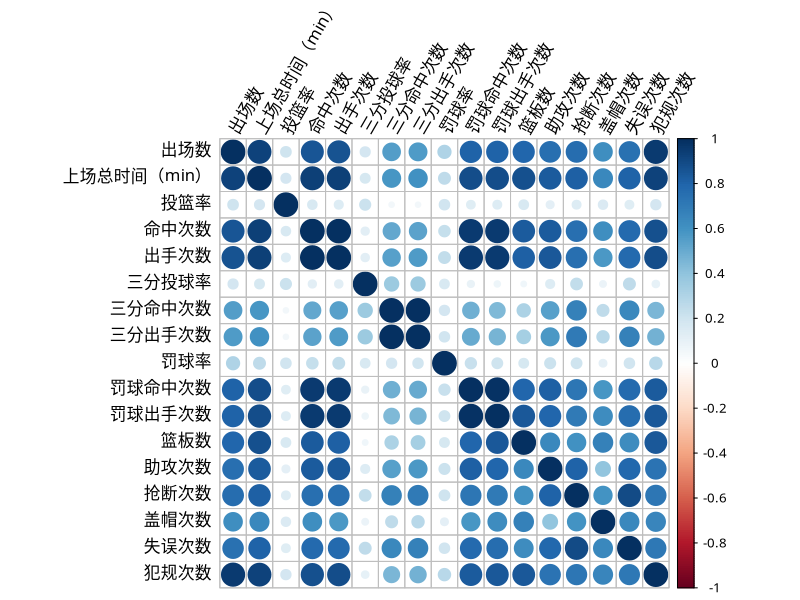
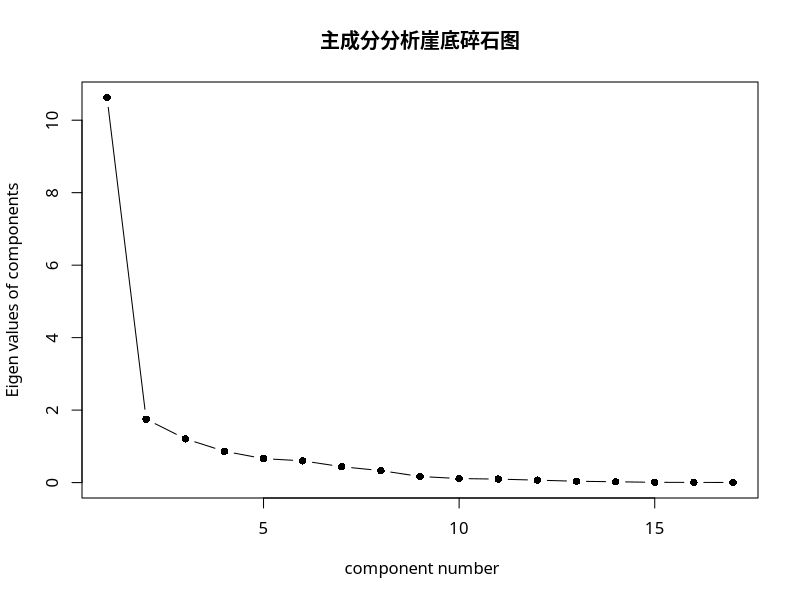
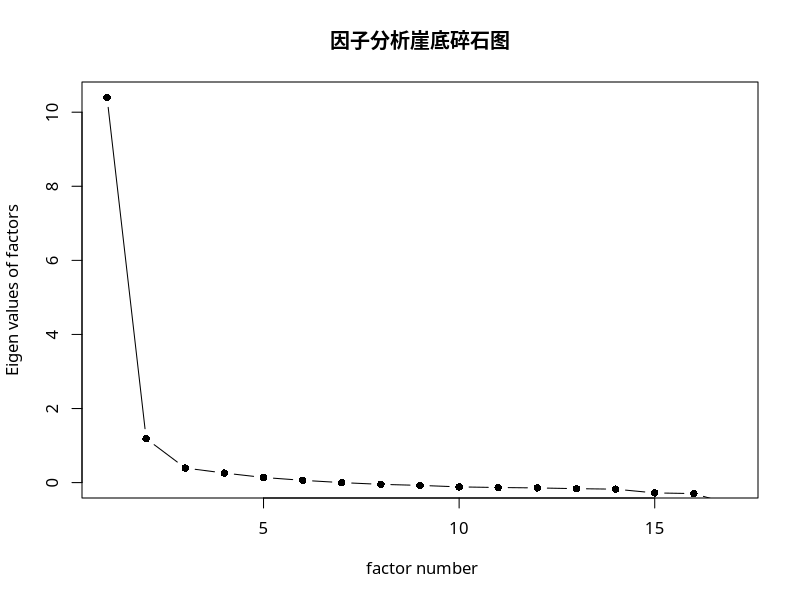
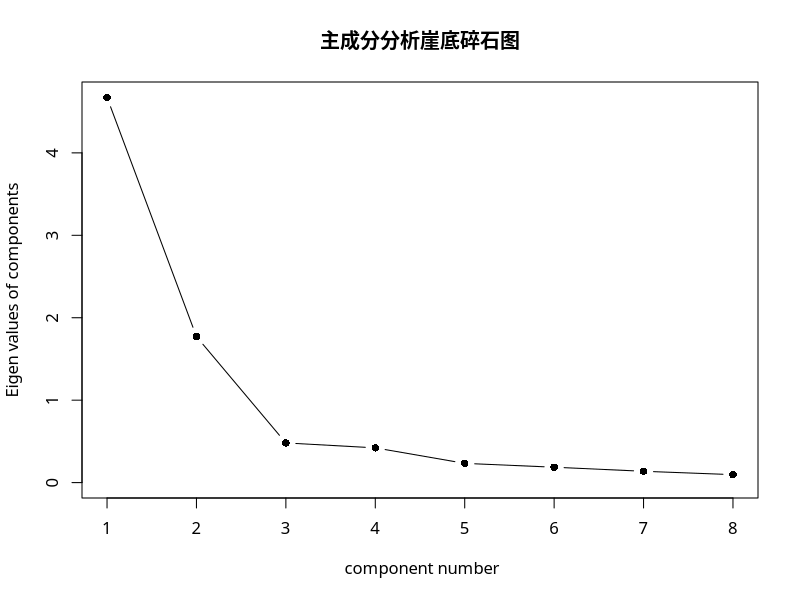
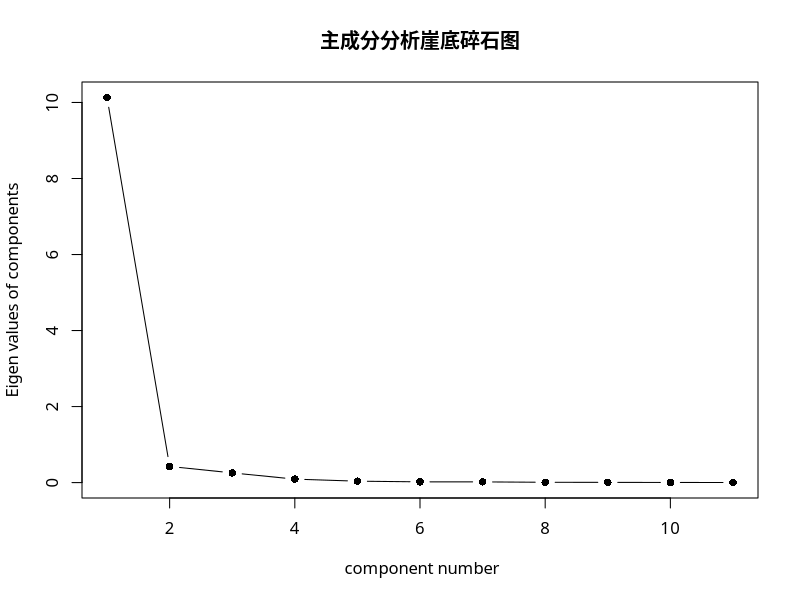
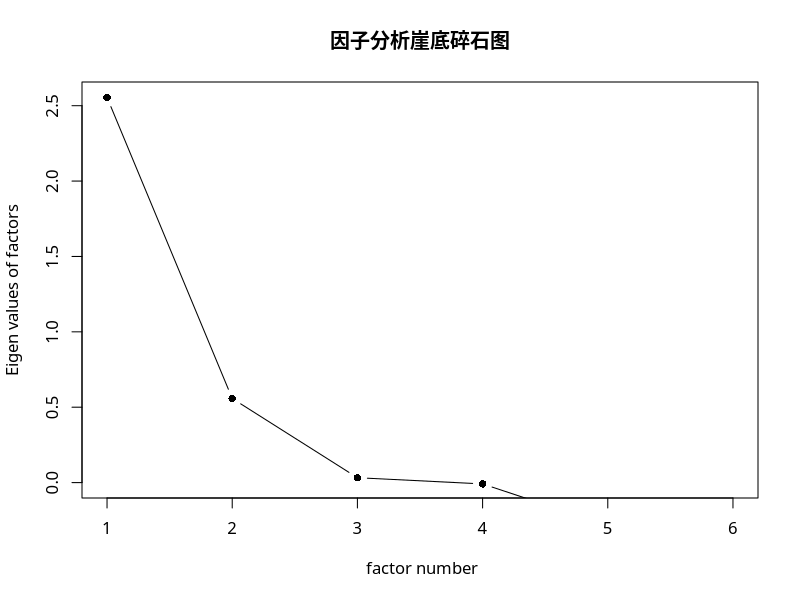

Reproduce these figures in R, in order.
## ---- chunk 1
knitr::opts_chunk$set(echo = TRUE, message = F, warning = F)
## ---- chunk 2
### 数据准备 ###
# 清空工作空间
rm(list = ls())
## ---- chunk 3
library(psych)
library(readxl)
nba <- read_excel("./data/NBA.xlsx")
predictor <- nba[2:18]

## 变量间相关系数
M <- cor(predictor)
par(family='STXihei')
corrplot::corrplot(M, tl.srt = 60,tl.col = "black")
## ---- chunk 4
## 主成分分析选择因子数目
par(family='STXihei')
result1 <- scree(predictor, factors = F, pc = T,  main = "主成分分析崖底碎石图", hline = -1)
## ---- chunk 5
## 计算累计方差贡献率
cumvar <- round(cumsum(result1$pcv)/sum(result1$pcv),2)
cat('前三个主成分累计方差贡献率为：', cumvar[1:3])
## ---- chunk 6
## 提取主成分
pc <- principal(predictor, nfactors = 3)
pc
## ---- chunk 7
round(unclass(pc$weights), 2)  # 计算主成分得分系数
## ---- chunk 8
## 计算主成分得分
pc <- principal(predictor, nfactors = 3, scores = TRUE)
head(pc$scores)
## ---- chunk 9
## 因子分析
cov <- cov(nba[,2:18])
## 转换为相关系数矩阵（等价于标准化后数据的协方差矩阵）
cor <- cov2cor(cov)
## 选择因子数目
par(family='STXihei')
result2 <- scree(cor, factors = T, pc = F, main="因子分析崖底碎石图", hline = -1)
## ---- chunk 10
## 提取公共因子
fa(cor, n.obs = 2448, nfactors = 3, rotate = "none", fm = "ml")
## ---- chunk 11
## 因子旋转
fa <- fa(cor, n.obs = 2448, nfactors = 3, rotate = "varimax", fm = "ml")
fa
## ---- chunk 12
my_score <- factor.scores(nba[,2:18], fa, method="Bartlett")
head(my_score$scores)
## ---- chunk 13
round(fa$weights,2)  # 因子得分权重
## ---- chunk 14
## 3个公因子可视化因子得分
fa1 <- fa(cor, n.obs = 2448, nfactors = 3, rotate = "varimax", fm = "ml")
my_score <- factor.scores(nba[,2:18], fa1, method="Bartlett")
s <- data.frame(my_score$scores)
## ---- chunk 15
library(psych)
my_cov <- Harman23.cor$cov
## 主成分分析选择因子数目
par(family='STXihei')
hw1 <- scree(my_cov, factors = F, pc = T,  main = "主成分分析崖底碎石图", hline = -1)
## 提取主成分
pc <- principal(my_cov, nfactors = 2)
pc

## ---- chunk 16
USpredictor <- USJudgeRatings[, -1]
## 主成分分析选择因子数目
par(family='STXihei')
hw2 <- scree(USpredictor, factors = F, pc = T,  main = "主成分分析崖底碎石图", hline = -1)
## ---- chunk 17
pc2 <- principal(USpredictor, nfactors = 1, scores = T)
pc2
## ---- chunk 18
head(pc2$scores)
## ---- chunk 19
cov_hw3 <- ability.cov$cov
corr <- cov2cor(cov_hw3)
## 选择因子数目
par(family='STXihei')
result2 <- scree(corr, factors = T, pc = F, main="因子分析崖底碎石图", hline = -1)
## 提取公共因子
fa_hw2 <- fa(corr, n.obs = ability.cov$n.obs, nfactors = 2, rotate = "none", fm = "ml")
fa_hw2
## ---- chunk 20
## 因子旋转
farot_hw2 <- fa(corr, n.obs = ability.cov$n.obs, nfactors = 2, rotate = "varimax", fm = "ml")
farot_hw2
